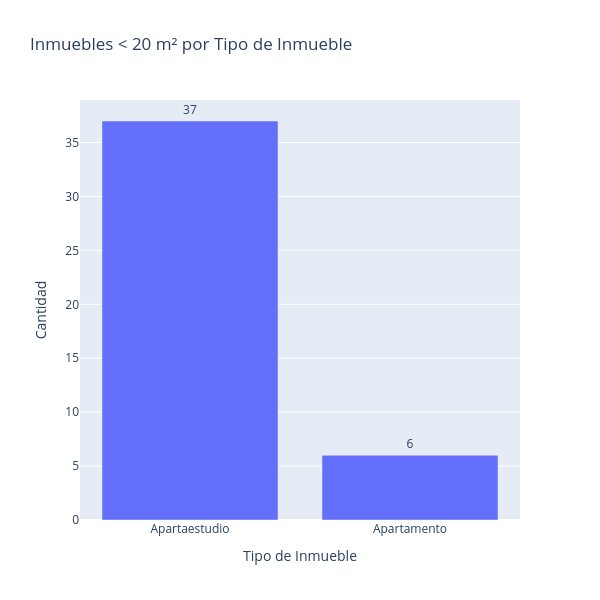

Notebook source saved alongside this figure:
### Code cell
conteo = df_filtrado[df_filtrado["Área Construida (m2)"] < 20]["Tipo de Inmueble"].value_counts()

fig = px.bar(x=conteo.index, y=conteo.values,
             text=conteo.values,
             title="Inmuebles < 20 m² por Tipo de Inmueble",
             labels={'x': 'Tipo de Inmueble', 'y': 'Cantidad'},
             width=600, height=600)

fig.update_traces(textposition='outside')
fig.show()

### Figure 1 — Plotly figure (JSON) as saved in the notebook; plotly's stock layout.template omitted (floating-point values rounded to 4 significant figures)
{"data": [{"hovertemplate": "Tipo de Inmueble=%{x}<br>Cantidad=%{y}<br>text=%{text}<extra></extra>", "legendgroup": "", "marker": {"color": "#636efa", "pattern": {"shape": ""}}, "name": "", "orientation": "v", "showlegend": false, "text": [37.0, 6.0], "textposition": "outside", "type": "bar", "x": ["Apartaestudio", "Apartamento"], "xaxis": "x", "y": [37, 6], "yaxis": "y"}], "layout": {"barmode": "relative", "height": 600, "legend": {"tracegroupgap": 0}, "title": {"text": "Inmuebles < 20 m² por Tipo de Inmueble"}, "width": 600, "xaxis": {"anchor": "y", "domain": [0, 1], "title": {"text": "Tipo de Inmueble"}}, "yaxis": {"anchor": "x", "domain": [0, 1], "title": {"text": "Cantidad"}}}}
